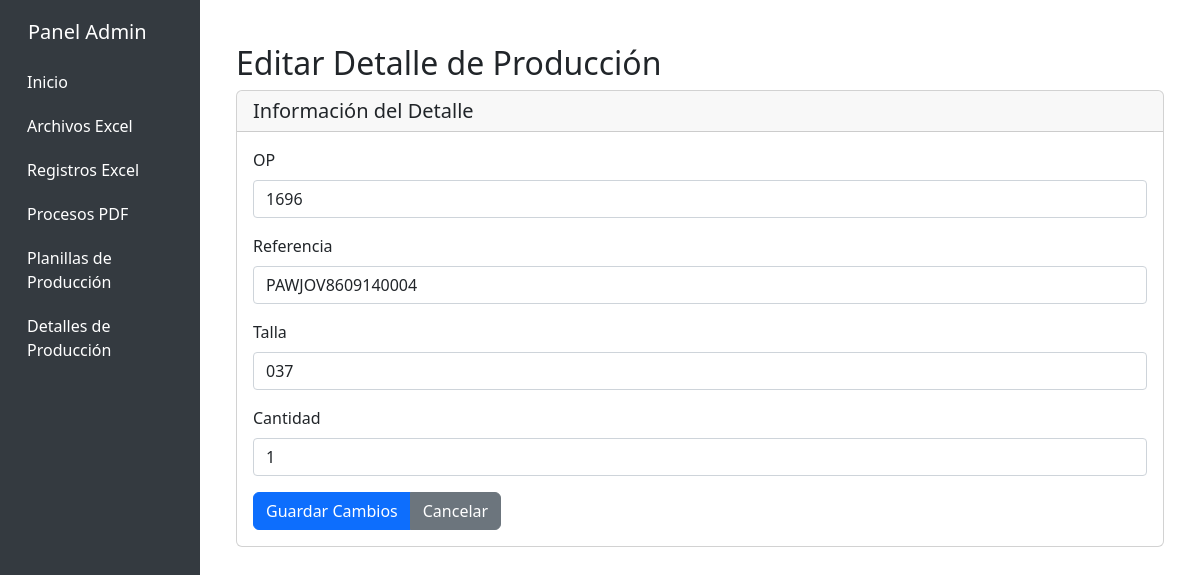
The page /secretadmin/details/edit/1/ on the database its author committed.
### production_sheets/models.py (models this page shows, shortened)
class ProductionDetail(models.Model):
    production_sheet = models.ForeignKey(ProductionSheet, on_delete=models.CASCADE)
    op = models.CharField(max_length=100)
    ref = models.CharField(max_length=100)
    size = models.CharField(max_length=3)
    quantity = models.IntegerField(default=0)
    class Meta:
        unique_together = ['production_sheet', 'op', 'ref', 'size']

### backend/admin_views.py (the view, shortened to what this page needs)
# urls.py: path('details/edit/<int:pk>/', admin_views.ProductionDetailEditView.as_view(), name='production_detail_edit'),
class ProductionDetailEditView(AdminViewMixin, UpdateView):
    model = ProductionDetail
    template_name = 'admin/production_detail_edit.html'
    fields = ['op', 'ref', 'size', 'quantity']
    success_url = reverse_lazy('custom_admin:production_detail_list')

### backend/admin_views.py (called while the page is built)
    def test_func(self):
        return True

### backend/templates/admin/production_detail_edit.html (shortened to what this page needs)
{% extends 'admin/base.html' %}
{% load static %}
{% block content %}
<div class="container mt-4">
    <h2>Editar Detalle de Producción</h2>
    <div class="card">
        <div class="card-header">
            <h5 class="card-title mb-0">Información del Detalle</h5>
        </div>
        <div class="card-body">
            <form method="post">
                <div class="mb-3">
                    <label for="{{ form.op.id_for_label }}" class="form-label">OP</label>
                    {{ form.op }}
                </div>
                <div class="mb-3">
                    <label for="{{ form.ref.id_for_label }}" class="form-label">Referencia</label>
                    {{ form.ref }}
                </div>
                <div class="mb-3">
                    <label for="{{ form.size.id_for_label }}" class="form-label">Talla</label>
                    {{ form.size }}
                </div>
                <div class="mb-3">
                    <label for="{{ form.quantity.id_for_label }}" class="form-label">Cantidad</label>
                    {{ form.quantity }}
                </div>
                <div class="btn-group">
                    <button type="submit" class="btn btn-primary">
                         Guardar Cambios
                    </button>
                    <a href="{% url 'custom_admin:production_detail_list' %}" class="btn btn-secondary">
                         Cancelar
                    </a>
                </div>
            </form>
        </div>
    </div>
</div>
{% endblock %}

### backend/templates/admin/production_detail_edit.html (style rules this page uses)
form input, form select { width: 100%; padding: 0.375rem 0.75rem; font-size: 1rem; font-weight: 400; line-height: 1.5; color: #212529; background-color: #fff; background-clip: padding-box; border: 1px solid #ced4da; border-radius: 0.25rem; transition: border-color .15s ease-in-out,box-shadow .15s ease-in-out; }

### rows shown on the page
ProductionDetail: op "1696", ref "PAWJOV8609140004", size "037", quantity "1"
